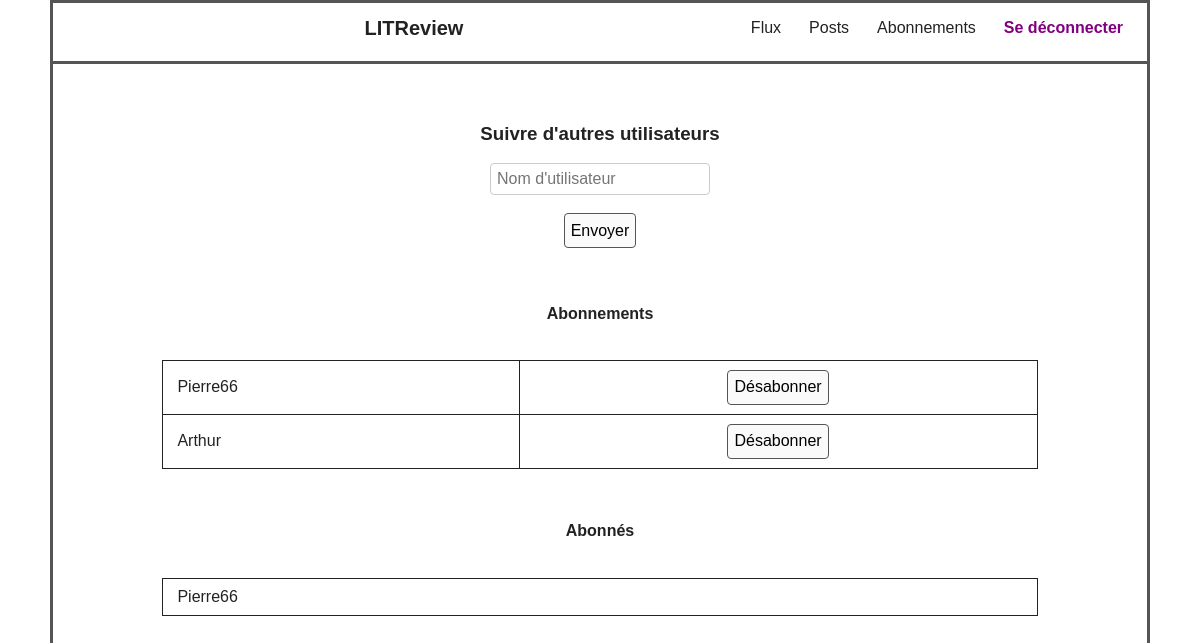
The app's page /abonnements/ (signed in), older data.
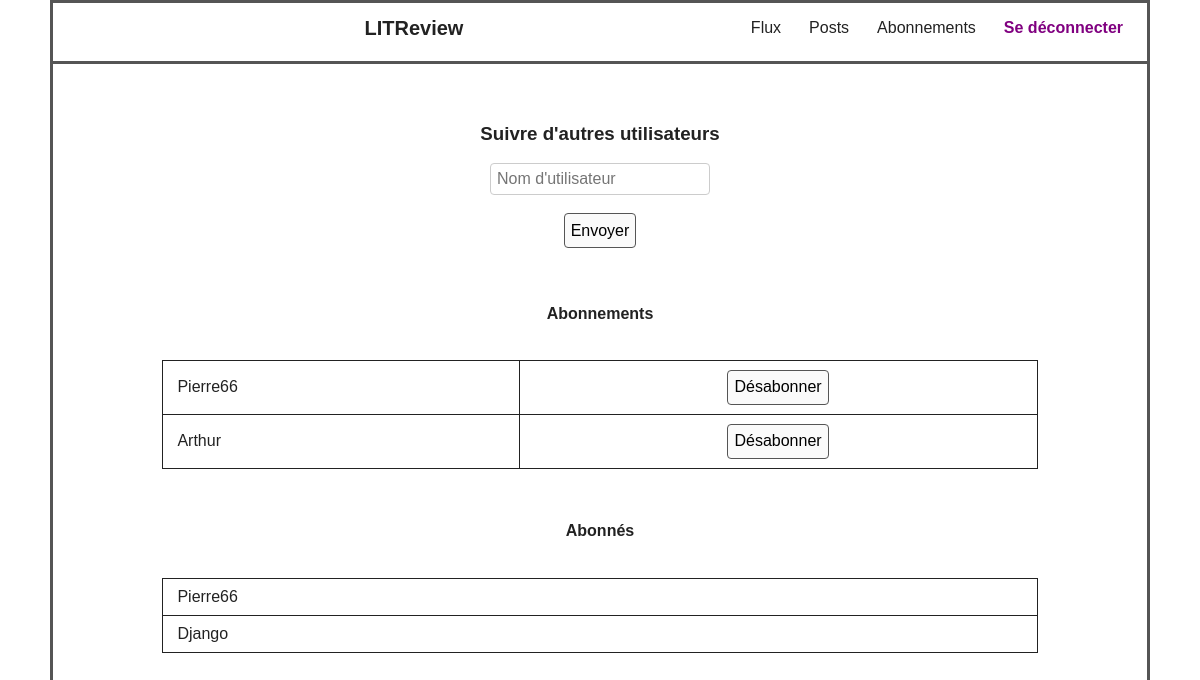
The same page, newer data.
### authentication/models.py (models this page shows, shortened)
class UserFollows(models.Model):
    user = models.ForeignKey(
        to=settings.AUTH_USER_MODEL,
        on_delete=models.CASCADE,
        related_name='following'
    )
    followed_user = models.ForeignKey(
        to=settings.AUTH_USER_MODEL,
        on_delete=models.CASCADE,
        related_name='followed_by'
    )
    class Meta:
        unique_together = ('user', 'followed_user')

class User(AbstractUser):
    pass

### authentication/views.py (the view)
# urls.py: path('', views.subscriptions, name='subscriptions'),
@login_required
def subscriptions(request):
    abonnements = UserFollows.objects.filter(user=request.user)
    abonnes = UserFollows.objects.filter(followed_user=request.user)
    follow_error = None
    if request.method == "POST":
        form = forms.FollowUserForm(request.POST)
        if form.is_valid():
            username = form.cleaned_data['username']
            try:
                user_to_follow = User.objects.get(username=username)
                if user_to_follow == request.user:
                    follow_error = "Vous ne pouvez pas vous abonner à vous-même."
                elif UserFollows.objects.filter(user=request.user, followed_user=user_to_follow).exists():
                    follow_error = "Vous suivez déjà cet utilisateur."
                else:
                    UserFollows.objects.create(user=request.user, followed_user=user_to_follow)
                    return redirect('authentication:subscriptions')
            except User.DoesNotExist:
                follow_error = "Utilisateur inexistant."
    else:
        form = forms.FollowUserForm()
    return render(request, 'subscriptions.html', {
        'form': form,
        'abonnements': abonnements,
        'abonnes': abonnes,
        'follow_error': follow_error,
    })

### authentication/forms.py
class FollowUserForm(forms.Form):
    username = forms.CharField(label="Nom d'utilisateur", max_length=150)
    def __init__(self, *args, **kwargs):
        super().__init__(*args, **kwargs)
        self.fields['username'].widget.attrs.update({'placeholder': "Nom d'utilisateur"})

### authentication/templates/subscriptions.html (shortened to what this page needs)
{% extends "base.html" %}
{% block content %}
<h3>Suivre d'autres utilisateurs</h3>
<form method="post" class="subscription-form">
    {{ form.username }}
    <button type="submit">Envoyer</button>
</form>
<h4>Abonnements</h4>
<table class="subscriptions-table">
    {% for follow in abonnements %}
    <tr>
        <td>{{ follow.followed_user.username }}</td>
        <td>
            <form method="post" action="{% url 'authentication:unfollow' follow.followed_user.id %}">
                <button type="submit">Désabonner</button>
            </form>
        </td>
    </tr>
    {% empty %}
    <tr><td colspan="2">Aucun abonnement.</td></tr>
    {% endfor %}
</table>
<h4>Abonnés</h4>
<table class="subscriptions-table">
    {% for follow in abonnes %}
    <tr>
        <td>{{ follow.user.username }}</td>
    </tr>
    {% empty %}
    <tr><td>Aucun abonné.</td></tr>
    {% endfor %}
</table>
{% endblock %}

Row changes from the older to the newer data that the page shows:
added UserFollows: user.username "Django", shown under "Abonnés"
